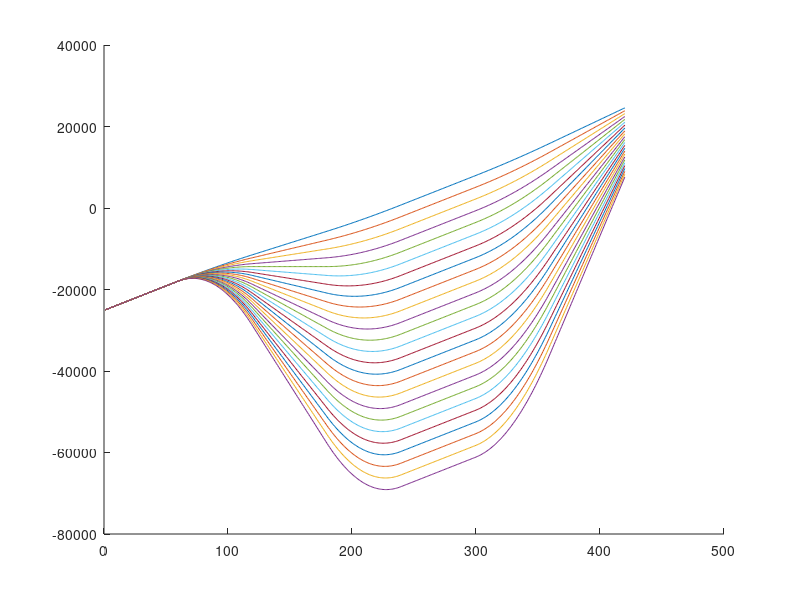

Write the MATLAB code that produced this figure.
%% Simulation model for the ATC scenario
clear all;
close all;
clc;

%% Trajectory
T = 5;
RMS = 100;
x0 = -2.5e4;
v0 = 120;
dt = 60;
for i = 1:25 
    a = 0.4*i;
    acc = [0 -a 0 a 0 a 0];
    dt_vel = ones(1,dt).'*acc; 
    dt_vel = dt_vel(:).';
    dt_vel(1) = [];
    vel = cumsum([v0, dt_vel]);
    vel(1) = [];
    X = cumsum([x0, vel]);
    hold on;
    plot(X);
end


